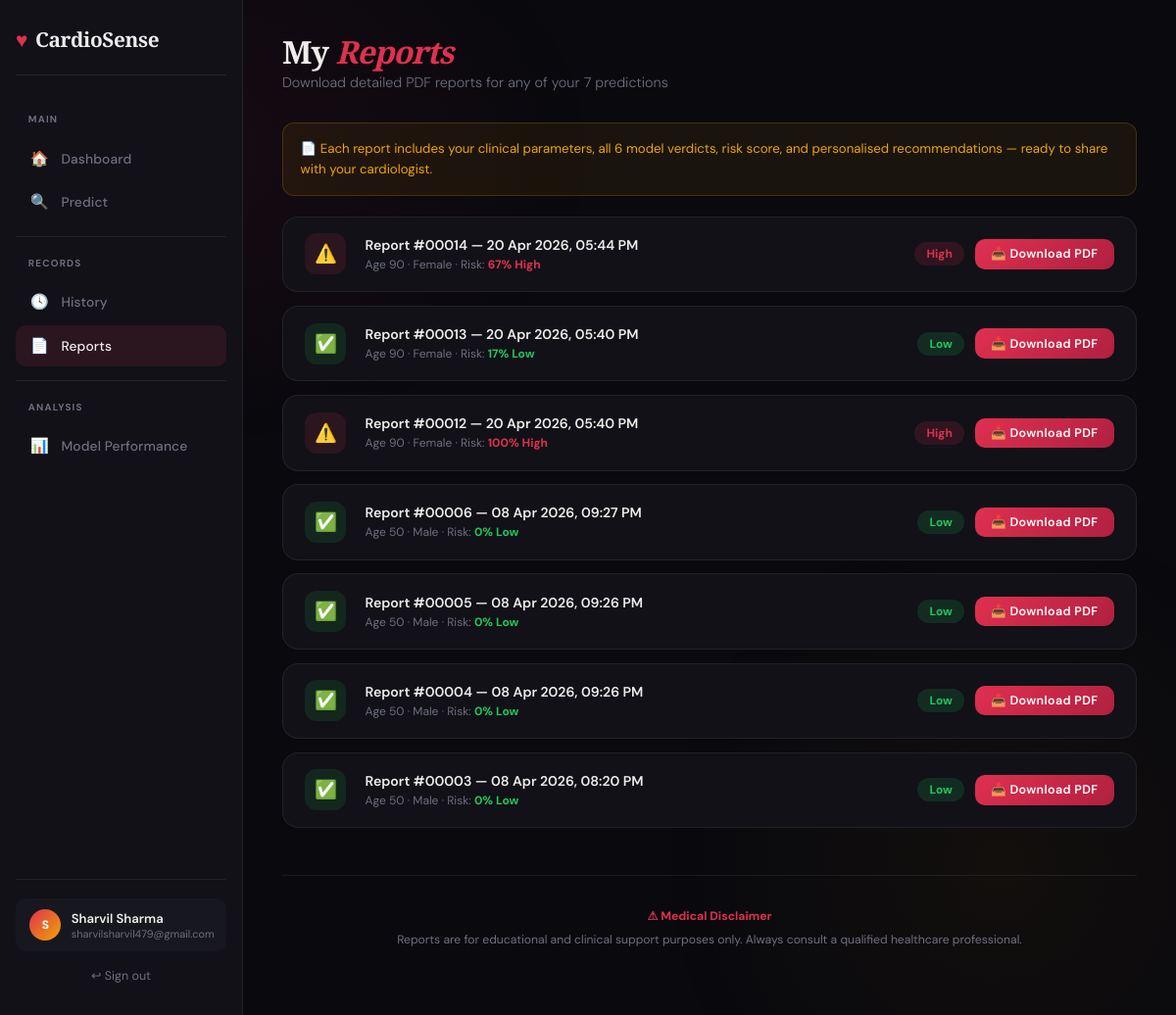
/reports (signed in), run on an earlier commit of the app's database.
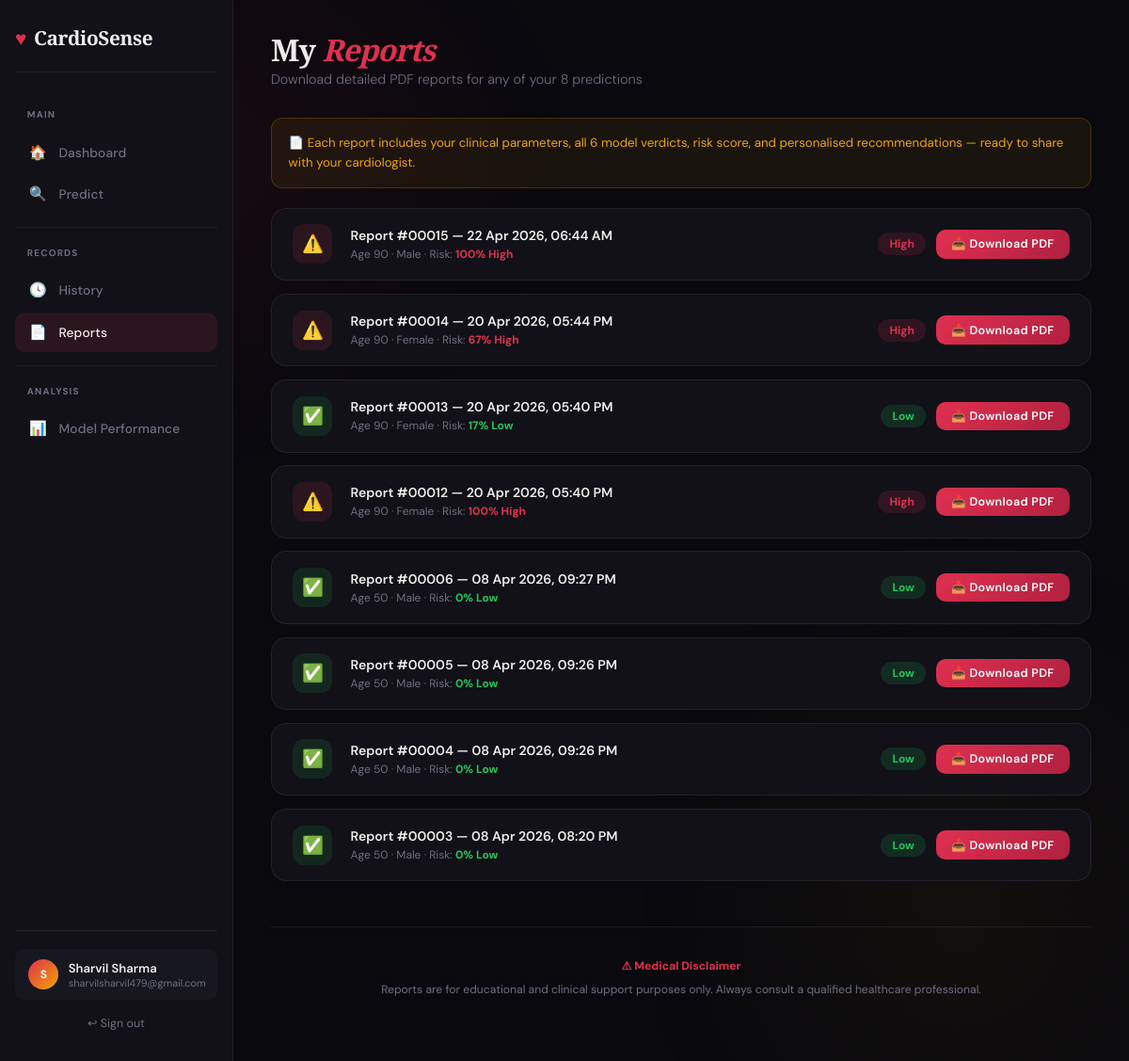
And on a later commit of the database.
### app.py (models this page shows)
class Prediction(db.Model):
    id           = db.Column(db.Integer, primary_key=True)
    user_id      = db.Column(db.Integer, db.ForeignKey('user.id'), nullable=False)
    created_at   = db.Column(db.DateTime, default=datetime.utcnow)
    age          = db.Column(db.Integer)
    sex          = db.Column(db.Integer)
    chestpain    = db.Column(db.Integer)
    rbp          = db.Column(db.Integer)
    cholesterol  = db.Column(db.Integer)
    fasting_bs   = db.Column(db.Integer)
    ecg          = db.Column(db.Integer)
    max_hr       = db.Column(db.Integer)
    angina       = db.Column(db.Integer)
    oldpeak      = db.Column(db.Float)
    st_slope     = db.Column(db.Integer)
    risk_pct     = db.Column(db.Integer)
    risk_label   = db.Column(db.String(20))
    results_json = db.Column(db.Text)

### app.py (the view)
@app.route('/reports')
@login_required
def reports():
    preds = Prediction.query.filter_by(user_id=session['user_id'])\
                            .order_by(Prediction.created_at.desc()).all()
    return render_template('reports.html', predictions=preds, name=session['name'])

### app.py (called while the page is built)
def login_required(f):
    @wraps(f)
    def decorated(*args, **kwargs):
        if 'user_id' not in session:
            return redirect(url_for('login'))
        return f(*args, **kwargs)
    return decorated

### templates/reports.html (shortened to what this page needs)
{% extends "base.html" %}
{% block content %}
<div class="page-header">
  <h1>My <em>Reports</em></h1>
  <p>Download detailed PDF reports for any of your {{ predictions|length }} prediction{{ 's' if predictions|length != 1 else '' }}</p>
</div>
{% if predictions %}
<div class="info-box">
  📄 Each report includes your clinical parameters, all 6 model verdicts, risk score, and personalised recommendations — ready to share with your cardiologist.
</div>
<div class="reports-grid">
{% for p in predictions %}
<div class="report-row">
  <div class="rep-icon rep-icon-{{ p.risk_label }}">
    {{ '⚠️' if p.risk_label=='high' else ('🟡' if p.risk_label=='moderate' else '✅') }}
  </div>
  <div class="rep-info">
    <h4>Report #{{ '%05d' % p.id }} — {{ p.created_at.strftime('%d %b %Y, %I:%M %p') }}</h4>
    <p>Age {{ p.age }} · {{ 'Male' if p.sex==0 else 'Female' }} · Risk: <strong style="color:{{ '#e03050' if p.risk_label=='high' else ('#f0a500' if p.risk_label=='moderate' else '#22c55e') }}">{{ p.risk_pct }}% {{ p.risk_label|capitalize }}</strong></p>
  </div>
  <div class="rep-right">
    <span class="risk-badge risk-{{ p.risk_label }}">{{ p.risk_label|capitalize }}</span>
    <a href="/api/report/{{ p.id }}" class="btn btn-primary btn-sm">📥 Download PDF</a>
  </div>
</div>
{% endfor %}
</div>
{% endif %}
<div class="disclaimer">
  <strong>⚠ Medical Disclaimer</strong><br>
  Reports are for educational and clinical support purposes only. Always consult a qualified healthcare professional.
</div>
{% endblock %}

### templates/base.html (shortened to what this page needs)
<!DOCTYPE html>
<html lang="en">
<head>
</head>
<body>
{% if session.user_id %}
<aside class="sidebar">
  <div class="sidebar-logo">
    <span class="heart">♥</span> CardioSense
  </div>
  <nav class="sidebar-nav">
    <div class="nav-section-label">Main</div>
    <a href="/dashboard" class="nav-link {% if request.path=='/dashboard' %}active{% endif %}">
      <span class="nav-icon">🏠</span> Dashboard
    </a>
    <a href="/predict" class="nav-link {% if request.path=='/predict' %}active{% endif %}">
      <span class="nav-icon">🔍</span> Predict
    </a>
    <div class="nav-divider"></div>
    <div class="nav-section-label">Records</div>
    <a href="/history" class="nav-link {% if request.path=='/history' %}active{% endif %}">
      <span class="nav-icon">🕓</span> History
    </a>
    <a href="/reports" class="nav-link {% if request.path=='/reports' %}active{% endif %}">
      <span class="nav-icon">📄</span> Reports
    </a>
    <div class="nav-divider"></div>
    <div class="nav-section-label">Analysis</div>
    <a href="/performance" class="nav-link {% if request.path=='/performance' %}active{% endif %}">
      <span class="nav-icon">📊</span> Model Performance
    </a>
  </nav>
  <div class="sidebar-footer">
    <div class="user-chip">
      <div class="avatar">{{ session.name[0]|upper }}</div>
      <div>
        <div class="user-name">{{ session.name }}</div>
        <div class="user-role">{{ session.email }}</div>
      </div>
    </div>
    <a href="/logout" class="logout-link">↩ Sign out</a>
  </div>
</aside>
{% endif %}
<div class="main">
  {% block content %}{% endblock %}
</div>
</body>
</html>

### templates/base.html (style rules this page uses)
:root { --bg:#09090e; --surface:#111117; --surface2:#17171f; --border:rgba(255,255,255,0.07); --accent:#e03050; --gold:#f0a500; --text:#eeeceb; --muted:#6e6e80; --success:#22c55e; --warn:#f0a500; --glow:0 0 40px rgba(224,48,80,0.1); --radius:16px; }
*,*::before,*::after { box-sizing:border-box;margin:0;padding:0 }
html { scroll-behavior:smooth }
body { background:var(--bg);color:var(--text);font-family:'DM Sans',sans-serif;min-height:100vh;overflow-x:hidden }
body::before { content:'';position:fixed;inset:0;background:radial-gradient(ellipse 55% 45% at 15% 15%,rgba(224,48,80,.07) 0%,transparent 65%),radial-gradient(ellipse 45% 55% at 85% 85%,rgba(240,165,0,.045) 0%,transparent 65%);pointer-events:none;z-index:0 }
.sidebar { position:fixed;left:0;top:0;bottom:0;width:248px;background:var(--surface);border-right:1px solid var(--border);display:flex;flex-direction:column;padding:1.6rem 1rem;z-index:50 }
.sidebar-logo { font-family:'Playfair Display',serif;font-size:1.3rem;font-weight:700;letter-spacing:-.02em;display:flex;align-items:center;gap:.5rem;margin-bottom:2rem;padding-bottom:1.4rem;border-bottom:1px solid var(--border) }
.sidebar-logo .heart { color:var(--accent);animation:hb 1.8s ease-in-out infinite;display:inline-block }
.nav-section-label { font-size:.62rem;font-weight:700;letter-spacing:.12em;text-transform:uppercase;color:var(--muted);padding:.4rem .8rem;margin-bottom:.2rem }
.nav-link { display:flex;align-items:center;gap:.75rem;padding:.7rem .9rem;border-radius:10px;color:var(--muted);font-size:.86rem;font-weight:500;text-decoration:none;transition:all .2s;letter-spacing:.01em;position:relative }
.nav-link.active { background:rgba(224,48,80,.12);color:var(--text) }
.nav-link.active .nav-icon { color:var(--accent) }
.nav-link .nav-icon { font-size:.95rem;width:20px;text-align:center }
.sidebar-nav { display:flex;flex-direction:column;gap:.15rem;flex:1 }
.nav-divider { height:1px;background:var(--border);margin:.7rem 0 }
.sidebar-footer { padding-top:1.2rem;border-top:1px solid var(--border) }
.user-chip { display:flex;align-items:center;gap:.65rem;padding:.7rem .9rem;border-radius:10px;background:var(--surface2);font-size:.82rem }
.avatar { width:32px;height:32px;border-radius:50%;background:linear-gradient(135deg,var(--accent),var(--gold));display:flex;align-items:center;justify-content:center;font-weight:700;font-size:.75rem;flex-shrink:0;color:#fff }
.user-name { font-weight:600;color:var(--text);white-space:nowrap;overflow:hidden;text-overflow:ellipsis;max-width:130px }
.user-role { font-size:.68rem;color:var(--muted) }
.logout-link { display:block;text-align:center;margin-top:.65rem;font-size:.78rem;color:var(--muted);text-decoration:none;padding:.4rem;border-radius:8px;transition:color .2s,background .2s }
.main { margin-left:248px;padding:2.2rem 2.5rem;position:relative;z-index:1;min-height:100vh }
.page-header { margin-bottom:2rem }
.page-header h1 { font-family:'Playfair Display',serif;font-size:2rem;font-weight:900;letter-spacing:-.03em;line-height:1.1;margin-bottom:.3rem }
.page-header h1 em { font-style:italic;color:var(--accent) }
.page-header p { color:var(--muted);font-size:.9rem;font-weight:300 }
.btn { display:inline-flex;align-items:center;justify-content:center;gap:.5rem;padding:.72rem 1.6rem;border-radius:10px;font-family:'DM Sans',sans-serif;font-size:.88rem;font-weight:600;letter-spacing:.03em;cursor:pointer;border:none;transition:transform .2s,box-shadow .2s,opacity .2s;text-decoration:none }
.btn-primary { background:linear-gradient(135deg,var(--accent) 0%,#b02040 100%);color:#fff }
.btn-sm { padding:.45rem 1rem;font-size:.78rem }
.risk-badge { display:inline-flex;align-items:center;gap:.35rem;padding:.25rem .75rem;border-radius:50px;font-size:.75rem;font-weight:700 }
.risk-high { background:rgba(224,48,80,.15);color:var(--accent) }
.risk-low { background:rgba(34,197,94,.15);color:var(--success) }
.disclaimer { text-align:center;padding:1.8rem;color:var(--muted);font-size:.76rem;border-top:1px solid var(--border);margin-top:3rem;line-height:2 }
.disclaimer strong { color:var(--accent) }

What changed in the data, as far as the page shows it:
added Prediction: risk_label "⚠️", id "00015", created_at "22 Apr 2026, 06:44 AM", age "90", sex "Male", risk_pct "100", risk_label "High"
Also different on the page:
{{ predictions|length }}: "7" → "8"
